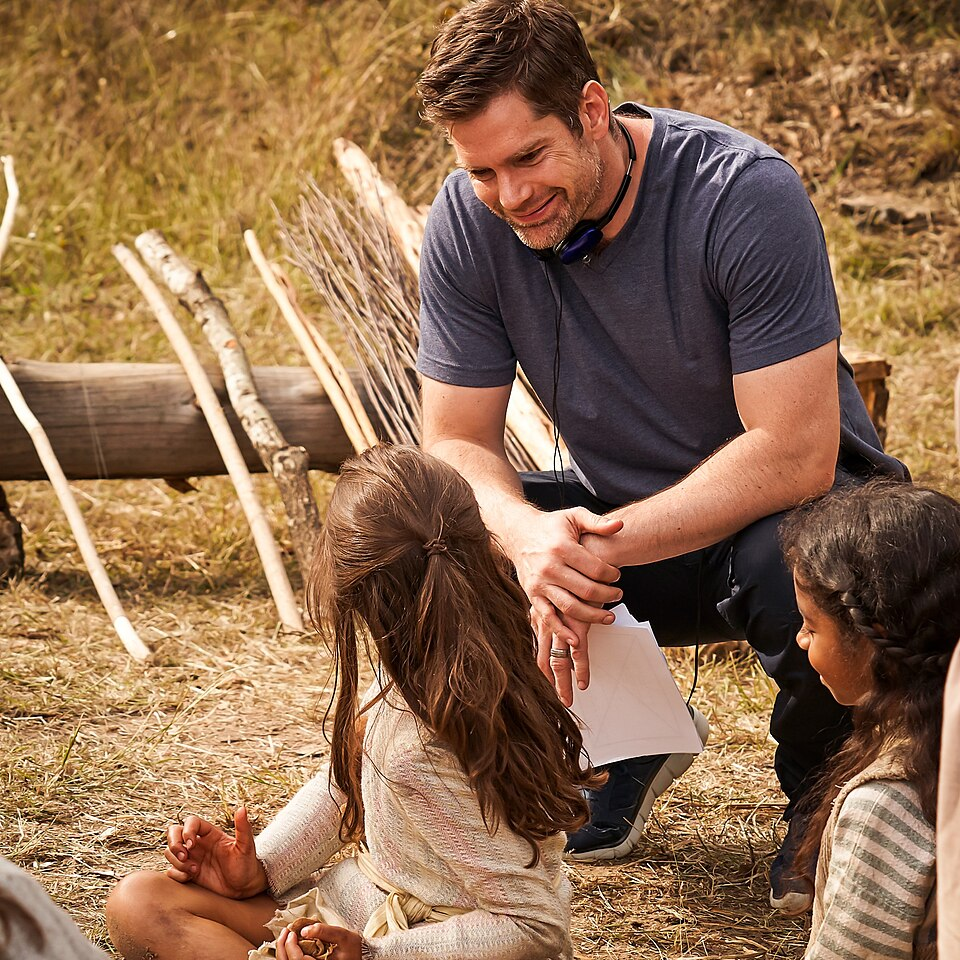
#> input picture current/2026-10-04-chosen-wrap/src/bts-jenkins.jpg, 960 x 960 px, found by its file name
$ python chosen_slide1_bts.py
#> lines starting #> are read from the running program, lines starting #| are printed output that depends on the picture
import textwrap
from PIL import Image, ImageDraw, ImageFont
INK=(14,13,10); CREAM=(247,244,236); YEL=(253,226,10); GREY=(170,164,150)
F="/tmp/fonts/"
BEB=lambda s: ImageFont.truetype(F+"BebasNeue.ttf",s)
MB =lambda s: ImageFont.truetype(F+"Montserrat-Bold.ttf",s)
M5 =lambda s: ImageFont.truetype(F+"Montserrat-500.ttf",s)
OUT="/tmp/chosen/out2/"; W,H,M=1080,1350,80; N=6
IMG_H=880

def tracked(d,x,y,t,f,fill,tr=4):
    for c in t: d.text((x,y),c,font=f,fill=fill); x+=d.textlength(c,font=f)+tr
    return x
def tw(d,t,f,tr=4): return sum(d.textlength(c,font=f)+tr for c in t)-tr

# square source -> 1080 x IMG_H band (only a 1.125x upscale, so it stays sharp)
src=Image.open("/tmp/chosen/src/bts-jenkins.jpg").convert("RGB")
#> src is the input picture: PIL image 960x960 RGB; mean R, G, B 144.4, 109.4, 79.9
s=max(W/src.width, IMG_H/src.height)
#> s = 1.12
band=src.resize((int(src.width*s+0.5),int(src.height*s+0.5)), Image.LANCZOS)
bw,bh=band.size
#> bw = 1080; bh = 1080
band=band.crop(((bw-W)//2, int((bh-IMG_H)*0.42), (bw-W)//2+W, int((bh-IMG_H)*0.42)+IMG_H))
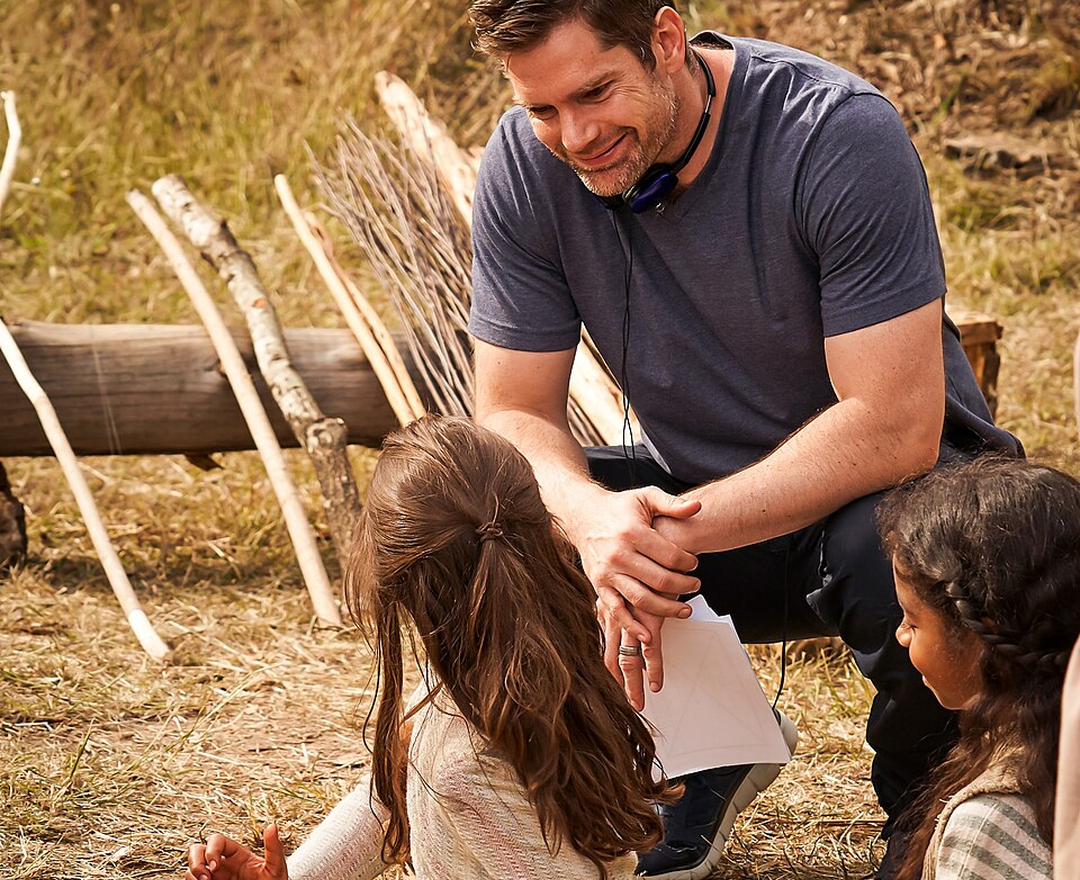
#> band: PIL image 1080x880 RGB; mean R, G, B 143.5, 109.4, 81

im=Image.new("RGB",(W,H),INK); im.paste(band,(0,0))
#> after `im.paste(band, (0, 0))`:
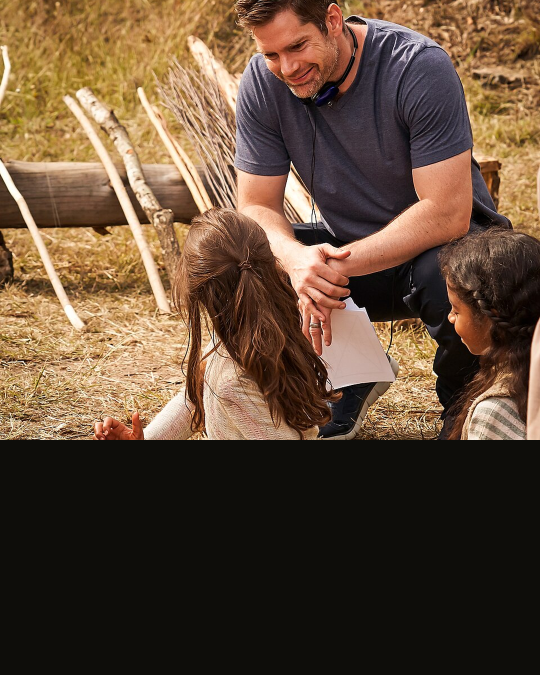
#> im: PIL image 1080x1350 RGB (shown at 1/2 size); mean R, G, B 98.4, 75.8, 56.3
d=ImageDraw.Draw(im)

# top scrim so the masthead reads over the photograph
ov=Image.new("L",(W,H),0); od=ImageDraw.Draw(ov)
#> after `ov = Image.new('L', (W, H), 0)`: ov: PIL image 1080x1350 L; every value is 0
for y in range(230): od.line([(0,y),(W,y)], fill=int(165*(1-y/230)))
im=Image.composite(Image.new("RGB",(W,H),(8,7,6)), im, ov); d=ImageDraw.Draw(im)
#> after `im = Image.composite(Image.new('RGB', (W, H), (8, 7, 6)), im, ov)`:
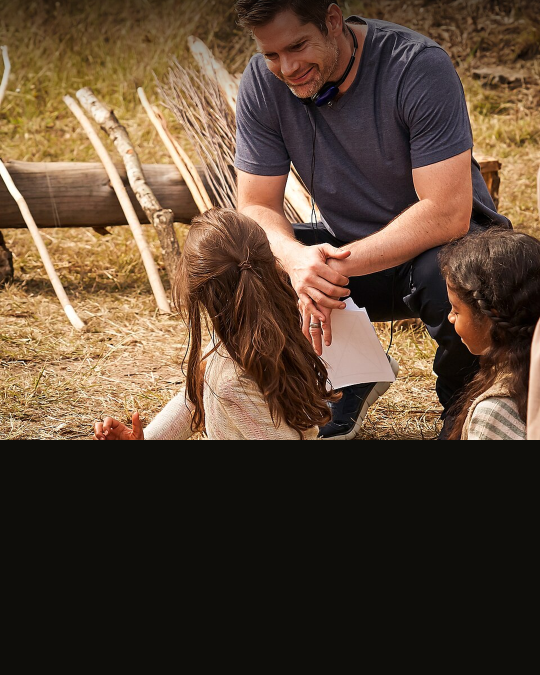
#> im: PIL image 1080x1350 RGB (shown at 1/2 size); mean R, G, B 90.5, 70.1, 52.7

# masthead
B=BEB(84); d.text((M,70),"5TALENTS",font=B,fill=CREAM)
lab=MB(22); lw=tw(d,"SCREEN",lab); rx=W-M-lw
#> after `lw = tw(d, 'SCREEN', lab)`: lw = 108.9
#> after `rx = W - M - lw`: rx = 891.1
lx=M+d.textlength("5TALENTS",font=B)+28
#> lx = 531.1
d.line([(lx,114),(rx-28,114)],fill=CREAM,width=3); tracked(d,rx,101,"SCREEN",lab,CREAM)
#> the loop in tracked, `for c in t: d.text((x,y),c,font=f,fill=fill); x+=d.textlength(c,font=f..` made 6 passes
#> x on passes 1 to 6: 909.1, 928.5, 947.7, 965.6, 983.5, 1004
#> after the loop in tracked, `for c in t: d.text((x,y),c,font=f,fill=fill); x+=d.textlength(c,font=f..`: x = 1004

# type panel
d.rectangle([0,IMG_H,W,H],fill=INK)
tracked(d,M+4,IMG_H+34,"THE CHOSEN  ·  THE LAST DAY ON SET",MB(22),YEL)
y=IMG_H+76; f=BEB(104)
for l,c in zip(["THEY FILMED","THE LAST SCENE."],[CREAM,YEL]):
    d.text((M,y),l,font=f,fill=c); y+=int(104*0.93)
#> after the loop, y = 1148
d.text((M,y+10),"Eight years. 528 days on set. It is finished.",font=M5(29),fill=CREAM)

# swipe
f=MB(26); ax=W-M-46; t="Swipe"
d.text((ax-14-d.textlength(t,font=f),IMG_H+96),t,font=f,fill=YEL)
yy=IMG_H+112; d.line([(ax,yy),(ax+44,yy)],fill=YEL,width=4)
d.polygon([(ax+46,yy),(ax+33,yy-9),(ax+33,yy+9)],fill=YEL)

# footer + share-alike credit
ff=M5(21); d.text((M,H-110),f"1/{N}",font=ff,fill=GREY)
t="5talentsmag.com/screen"; d.text((W-M-d.textlength(t,font=ff),H-110),t,font=ff,fill=GREY)
d.text((M,H-74),"Photo: The Chosen, CC BY-SA 4.0 · this card shared under the same licence",
       font=M5(18),fill=(132,128,118))

im.save(OUT+"slide-1.jpg",quality=93)
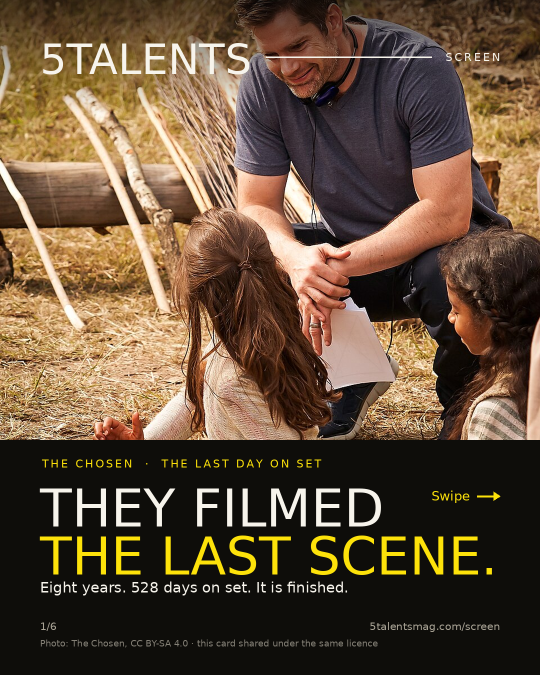
#> saved as slide-1.jpg: PIL image 1080x1350 RGB (shown at 1/2 size); mean R, G, B 98.2, 77.7, 57.1

#> (the run stopped early here; a loop or call above may not have finished)
